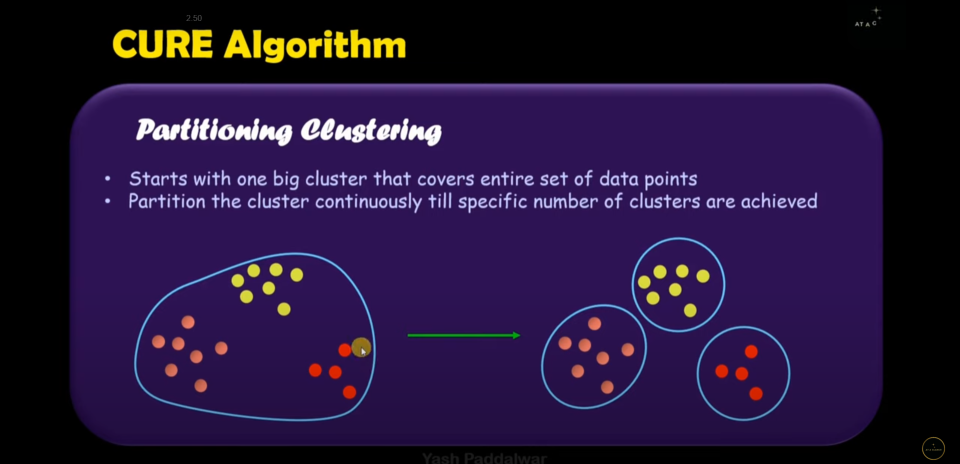
#> input picture d2/v1.png, 1920 x 928 px (shown at 1/2 size)
$ jupyter execute --allow-errors v1.ipynb   (shell and % lines are left out)
#> lines starting #> are read from the running program, lines starting #| are printed output that depends on the picture
[cell 1]
import cv2 as cv
import numpy as np

[cell 2]
img = "v1.png"
img = cv.imread(img)
#> img is the input picture: shape (928, 1920, 3); mean B, G, R 57.1, 21.5, 36.9

[cell 3]
img

[cell 4]
img.shape
#> (the rest of this cell did not finish here and is left out)

[cell 5]
def getPlane(planeId, binary_image):
    switcher = {
        7:[int(b[0] + '0'*7) for b in binary_image],
        6:[int( '0' + b[1] + '0'*6) for b in binary_image],
        5:[int( '0'*2 + b[2] + '0'*5) for b in binary_image],
        4:[int( '0'*3 + b[3] + '0'*4) for b in binary_image],
        3:[int( '0'*4 + b[4] + '0'*3) for b in binary_image],
        2:[int( '0'*5 + b[5] + '0'*2) for b in binary_image],
        1:[int( '0'*6 + b[6] + '0') for b in binary_image],
        0:[int( '0'*7 + b[7]) for b in binary_image]
    }
    return switcher.get(planeId, None)

# image size is (225, 225)
bit_planes = []
c = 0
#> (the rest of this cell did not finish here and is left out)

[cell 6]
import cv2
import numpy as np

[cell 7]
# Load the image
image = cv2.imread("v2.png")
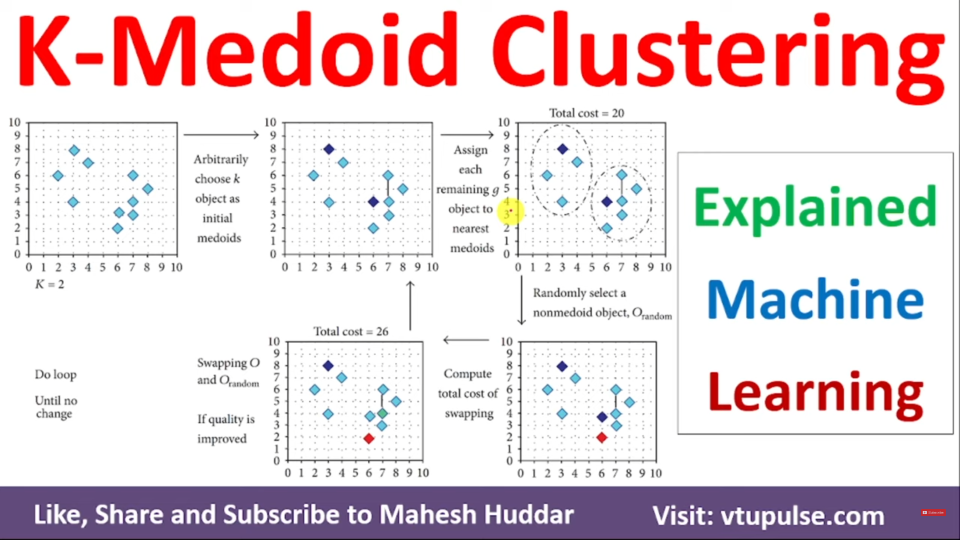
#> input picture d2/v2.png, 1920 x 1080 px (shown at 1/2 size)
#> image is the input picture: shape (1080, 1920, 3); mean B, G, R 220, 216.1, 229.8

[cell 8]
# Get the image shape
height, width, channels = image.shape
#> height = 1080; width = 1920; channels = 3

# Create a new image with the least significant bit set to zero
new_image = np.zeros((height, width, channels), dtype=np.uint8)

for i in range(height):
    for j in range(width):
        for k in range(channels):
            # Get the current pixel value
            pixel_value = image[i, j, k]

            # Set the least significant bit to zero
            new_pixel_value = pixel_value & ~1

            # Update the new image with the modified pixel value
            new_image[i, j, k] = new_pixel_value

# Display the original and modified images
cv2.imshow('Original Image', image)
cv2.imshow('Modified Image', new_image)
cv2.waitKey(0)
cv2.destroyAllWindows()

[cell 9]
# Get the image shape
height, width, channels = image.shape

# Create a new image with the 5 least significant bits set to zero
new_image = np.zeros((height, width, channels), dtype=np.uint8)

for i in range(height):
    for j in range(width):
        for k in range(channels):
            # Get the current pixel value
            pixel_value = image[i, j, k]

            # Set the 5 least significant bits to zero
            # new_pixel_value = pixel_value & ~127 #for black works
            new_pixel_value = pixel_value & ~63

            # Update the new image with the modified pixel value
            new_image[i, j, k] = new_pixel_value
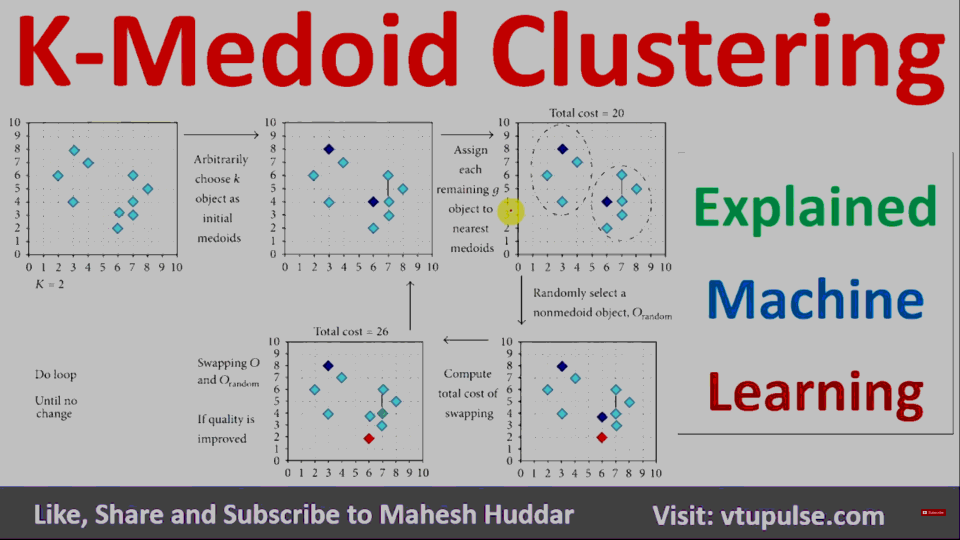
#> new_image: shape (1080, 1920, 3) (shown at 1/2 size); mean B, G, R 165, 164.5, 174

# Display the original and modified images
cv2.imshow('Original Image', image)
cv2.imshow('Modified Image', new_image)
cv2.waitKey(0)
cv2.destroyAllWindows()
